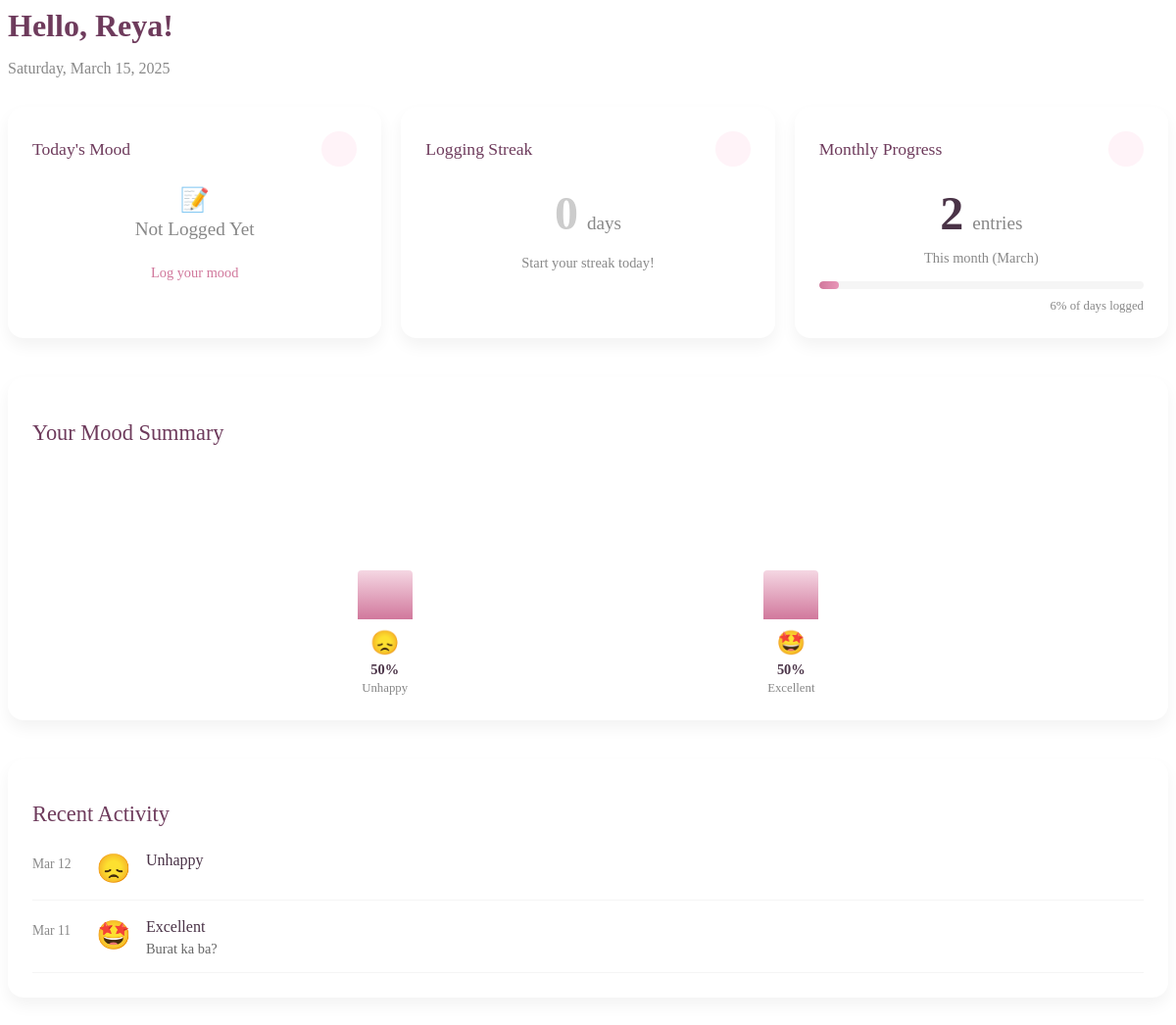
/dist/user/content/dashboard.php (signed in), run on the app's committed database.
### tables this page shows
CREATE TABLE `mood_entries` (
  `id` int NOT NULL AUTO_INCREMENT,
  `user_id` int NOT NULL,
  `mood_type` varchar(50) NOT NULL,
  `mood_text` text,
  `created_at` timestamp NULL DEFAULT CURRENT_TIMESTAMP,
  PRIMARY KEY (`id`),
  KEY `user_id` (`user_id`),
  KEY `created_at` (`created_at`),
  CONSTRAINT `fk_mood_user` FOREIGN KEY (`user_id`) REFERENCES `users` (`id`) ON DELETE CASCADE
);

### models/Database.php (called while the page is built, shortened)
<?php
class Database {
    private $host = 'localhost';
    private $db_name = 'mood_tracker';
    private $username = 'root';
    private $password = 'icctvet1234';
    public function __construct() {
        $this->conn = null;
        try {
            $this->conn = new PDO(
                'mysql:host=' . $this->host . ';dbname=' . $this->db_name,
                $this->username,
                $this->password,
                array(PDO::ATTR_ERRMODE => PDO::ERRMODE_EXCEPTION)
            );
        } catch(PDOException $e) {
            echo 'Connection Error: ' . $e->getMessage();
        }
        return $this->conn;
    }
}
?>

### models/Mood.php (called while the page is built, shortened)
<?php
require_once 'Database.php';
class Mood {
    private $db;
    public function __construct() {
        $this->db = new Database();
    }
    public function getTodaysMood($userId) {
        try {
            $sql = "SELECT id, mood_type, mood_text, created_at
                    FROM mood_entries
                    WHERE user_id = :user_id
                    AND DATE(created_at) = CURDATE()
                    LIMIT 1";
            $stmt = $this->db->conn->prepare($sql);
            $stmt->bindParam(':user_id', $userId, PDO::PARAM_INT);
            if ($stmt->execute()) {
                $result = $stmt->fetch(PDO::FETCH_ASSOC);
                return $result ?: false;
            }
            return false;
        } catch (PDOException $e) {
            error_log('Error checking today\'s mood: ' . $e->getMessage());
            return false;
        }
    }
    public function getUserMoodsByMonth($userId, $month, $year) {
        try {
            $sql = "SELECT id, mood_type, mood_text, created_at
                    FROM mood_entries
                    WHERE user_id = :user_id
                    AND MONTH(created_at) = :month
                    AND YEAR(created_at) = :year
                    ORDER BY created_at ASC";
            $stmt = $this->db->conn->prepare($sql);
            $stmt->bindParam(':user_id', $userId, PDO::PARAM_INT);
            $stmt->bindParam(':month', $month, PDO::PARAM_INT);
            $stmt->bindParam(':year', $year, PDO::PARAM_INT);
            if ($stmt->execute()) {
                return $stmt->fetchAll(PDO::FETCH_ASSOC);
            }
            return false;
        } catch (PDOException $e) {
            error_log('Error retrieving monthly moods: ' . $e->getMessage());
            return false;
        }
    }
    public function getMoodStatsByMonth($userId, $month, $year) {
        try {
            $sql = "SELECT mood_type, COUNT(*) as count
                    FROM mood_entries
                    WHERE user_id = :user_id
                    AND MONTH(created_at) = :month
                    AND YEAR(created_at) = :year
                    GROUP BY mood_type
                    ORDER BY count DESC";
            $stmt = $this->db->conn->prepare($sql);
            $stmt->bindParam(':user_id', $userId, PDO::PARAM_INT);
            $stmt->bindParam(':month', $month, PDO::PARAM_INT);
            $stmt->bindParam(':year', $year, PDO::PARAM_INT);
            if ($stmt->execute()) {
                return $stmt->fetchAll(PDO::FETCH_ASSOC);
            }
            return false;
        } catch (PDOException $e) {
            error_log('Error retrieving mood stats: ' . $e->getMessage());
            return false;
        }
    }
    public function getUserLoggingStreak($userId) {
        try {
            $sql = "SELECT DATE(created_at) as entry_date
                    FROM mood_entries
                    WHERE user_id = :user_id
                    ORDER BY created_at DESC
                    LIMIT 1";
            $stmt = $this->db->conn->prepare($sql);
            $stmt->bindParam(':user_id', $userId, PDO::PARAM_INT);
            if (!$stmt->execute() || $stmt->rowCount() == 0) {
                return 0;
            }
            $lastEntry = $stmt->fetch(PDO::FETCH_ASSOC);
            $lastEntryDate = new DateTime($lastEntry['entry_date']);
            $today = new DateTime(date('Y-m-d'));
            $daysDifference = $today->diff($lastEntryDate)->days;
            if ($daysDifference > 1) {
                return 0;
            }
            $streak = 1;
            return $streak;
        } catch (PDOException $e) {
            error_log('Error calculating streak: ' . $e->getMessage());
            return 0;
        }
    }
    public function getMoodHistory($userId, $period = 'month', $search = '') {
        try {
            $dateRange = $this->getDateRangeForPeriod($period);
            $searchCondition = '';
            $params = [':user_id' => $userId];
            $sql = "SELECT id, mood_type, mood_text, created_at
                    FROM mood_entries
                    WHERE user_id = :user_id
                    $dateRange
                    $searchCondition
                    ORDER BY created_at DESC";
            $stmt = $this->db->conn->prepare($sql);
            foreach ($params as $key => $value) {
                $stmt->bindValue($key, $value);
            }
            if ($stmt->execute()) {
                return $stmt->fetchAll(PDO::FETCH_ASSOC);
            }
            return false;
        } catch (PDOException $e) {
            error_log('Error retrieving mood history: ' . $e->getMessage());
            return false;
        }
    }
    private function getDateRangeForPeriod($period) {
        switch ($period) {
            case 'week':
                return 'AND created_at >= DATE_SUB(CURDATE(), INTERVAL 7 DAY)';
        }
    }
}
?>

### dist/user/content/dashboard.php (the view, shortened to what this page needs)
<?php
require_once '../../../models/Mood.php';
$mood = new Mood();
$userId = $_SESSION['user_id'] ?? 0;
$userName = $_SESSION['first_name'] ?? 'User';
$todaysMood = $mood->getTodaysMood($userId);
$moodLoggedToday = ($todaysMood !== false);
$streak = $mood->getUserLoggingStreak($userId);
$currentMonth = date('n');
$currentYear = date('Y');
$monthlyMoods = $mood->getUserMoodsByMonth($userId, $currentMonth, $currentYear);
$currentMonthEntries = is_array($monthlyMoods) ? count($monthlyMoods) : 0;
$moodEmojis = [
    'sad' => '😢',
    'unhappy' => '😞',
    'neutral' => '😐',
    'good' => '😊',
    'energetic' => '💪',
    'excellent' => '🤩',
    'anxious' => '😰',
    'tired' => '😴',
    'focused' => '🎯'
];
$moodStats = $mood->getMoodStatsByMonth($userId, $currentMonth, $currentYear);
?>
<div>
    <div class="welcome-section">
        <h1>Hello, <?php echo htmlspecialchars($userName); ?>!</h1>
        <p class="welcome-date"><?php echo date('l, F j, Y'); ?></p>
    </div>
    <div class="dashboard-summary">
        <div class="summary-card today-card">
            <div class="card-header">
                <h3>Today's Mood</h3>
                <div class="icon-circle">
                </div>
            </div>
            <?php if ($moodLoggedToday): ?>
                <div class="mood-emoji">
                    <?php echo isset($moodEmojis[$todaysMood['mood_type']]) ? $moodEmojis[$todaysMood['mood_type']] : '📝'; ?>
                </div>
                <div class="mood-label">
                    <?php echo ucfirst($todaysMood['mood_type']); ?>
                </div>
                <p class="mood-text">
                    <?php echo !empty($todaysMood['mood_text']) ?
                        (strlen($todaysMood['mood_text']) > 50 ?
                            substr(htmlspecialchars($todaysMood['mood_text']), 0, 50) . '...' :
                            htmlspecialchars($todaysMood['mood_text'])) :
                        'No additional notes.'; ?>
                </p>
            <?php else: ?>
                <div class="mood-emoji unlogged">
                    📝
                </div>
                <div class="mood-label unlogged">
                    Not logged yet
                </div>
                <a href="dashboard.php?page=log-mood" class="log-mood-link">
                    Log your mood <i class="fas fa-arrow-right"></i>
                </a>
            <?php endif; ?>
        </div>
        <div class="summary-card streak-card">
            <div class="card-header">
                <h3>Logging Streak</h3>
                <div class="icon-circle">
                </div>
            </div>
            <div class="streak-display <?php echo $streak > 0 ? 'active' : 'inactive'; ?>">
                <span class="streak-count"><?php echo $streak; ?></span>
                <span class="streak-text"><?php echo $streak == 1 ? 'day' : 'days'; ?></span>
            </div>
            <div class="streak-message">
                <?php
                if ($streak >= 7) {
                    echo 'Amazing consistency!';
                } elseif ($streak >= 3) {
                    echo 'Keep it up!';
                } elseif ($streak > 0) {
                    echo 'Getting started!';
                } else {
                    echo 'Start your streak today!';
                }
                ?>
            </div>
        </div>
        <div class="summary-card monthly-card">
            <div class="card-header">
                <h3>Monthly Progress</h3>
                <div class="icon-circle">
                </div>
            </div>
            <div class="monthly-count">
                <span class="count-num"><?php echo $currentMonthEntries; ?></span>
                <span class="count-label">entries</span>
            </div>
            <div class="month-name">
                This month (<?php echo date('F'); ?>)
            </div>
            <?php if ($currentMonthEntries > 0): ?>
                <div class="progress-bar">
                    <?php
                    $daysInMonth = date('t');
                    $percentComplete = min(100, round(($currentMonthEntries / $daysInMonth) * 100));
                    ?>
                    <div class="progress-fill" style="width: <?php echo $percentComplete; ?>%"></div>
                </div>
                <div class="progress-text">
                    <?php echo $percentComplete; ?>% of days logged
                </div>
            <?php endif; ?>
        </div>
    </div>
    <?php if (is_array($moodStats) && count($moodStats) > 0): ?>
    <div class="mood-summary-section">
        <h2>Your Mood Summary</h2>
        <div class="mood-distribution">
            <?php
            $totalEntries = array_reduce($moodStats, function($carry, $item) {
                return $carry + $item['count'];
            }, 0);
            foreach ($moodStats as $stat):
                $percentage = round(($stat['count'] / $totalEntries) * 100);
                $moodType = $stat['mood_type'];
                $emoji = isset($moodEmojis[$moodType]) ? $moodEmojis[$moodType] : '📝';
            ?>
            <div class="mood-item">
                <div class="mood-bar-container">
                    <div class="mood-bar" style="height: <?php echo max(5, $percentage); ?>%"></div>
                </div>
                <div class="mood-emoji"><?php echo $emoji; ?></div>
                <div class="mood-percent"><?php echo $percentage; ?>%</div>
                <div class="mood-name"><?php echo ucfirst($moodType); ?></div>
            </div>
            <?php endforeach; ?>
        </div>
    </div>
    <?php endif; ?>
    <div class="recent-activity-section">
        <h2>Recent Activity</h2>
        <?php
        $recentMoods = $mood->getMoodHistory($userId, 'week');
        if (is_array($recentMoods) && count($recentMoods) > 0):
        ?>
        <div class="activity-timeline">
            <?php foreach(array_slice($recentMoods, 0, 5) as $entry): ?>
            <div class="timeline-item">
                <div class="timeline-date">
                    <?php echo date('M j', strtotime($entry['created_at'])); ?>
                </div>
                <div class="timeline-emoji">
                    <?php echo isset($moodEmojis[$entry['mood_type']]) ? $moodEmojis[$entry['mood_type']] : '📝'; ?>
                </div>
                <div class="timeline-content">
                    <div class="timeline-mood"><?php echo ucfirst($entry['mood_type']); ?></div>
                    <?php if (!empty($entry['mood_text'])): ?>
                    <div class="timeline-text"><?php echo htmlspecialchars($entry['mood_text']); ?></div>
                    <?php endif; ?>
                </div>
            </div>
            <?php endforeach; ?>
        </div>
        <?php endif; ?>
    </div>
</div>

### data on the page
mood_entries: created_at "Mar 12", mood_type "😞", mood_type "Unhappy"
mood_entries: created_at "Mar 11", mood_type "🤩", mood_type "Excellent", mood_text "Burat ka ba?"

### other printed values
$userName "Reya"
$streak "0"
$currentMonthEntries "2"
$percentComplete "6"
$emoji "😞"
$percentage "50"
$moodType "Unhappy"
$emoji "🤩"
$moodType "Excellent"
